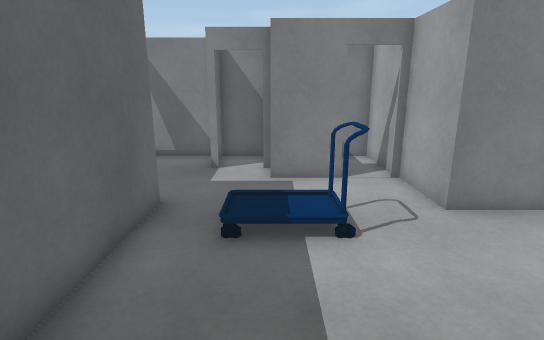
view 1 (above)

12 first-person views from a walk through a Unity game level. The camera is 1.4 m above the floor, tilts 14° down and sees 80° across. The floor is counted in squares, 0.5 m on a side. Each view is taken from the middle of a square. On the plan, view 1 faces up. The plan holds only what a view shows up to about 20 squares ahead; the rest is blank. The place goes on beyond the plan. The player is left out.

view 2
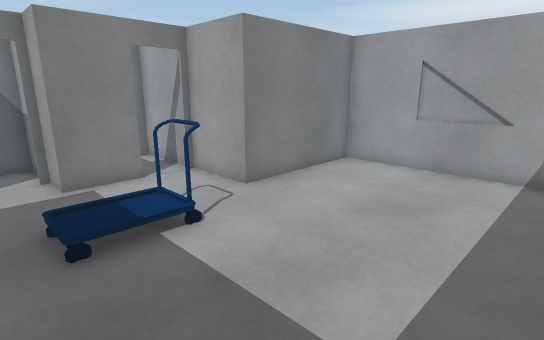

view 3
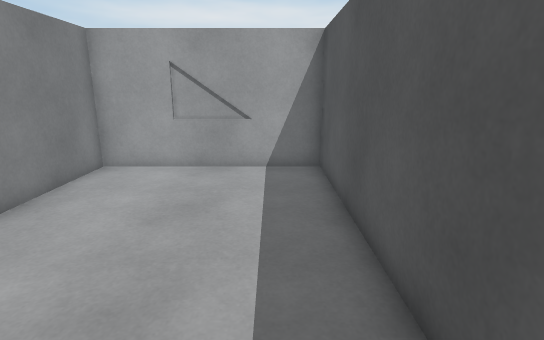

view 4
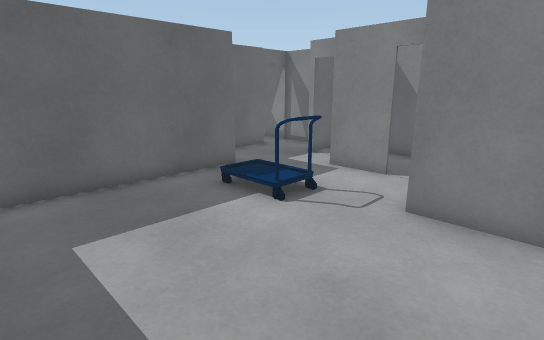

view 5
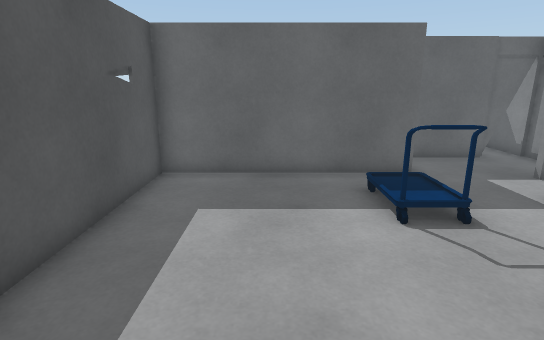

view 6
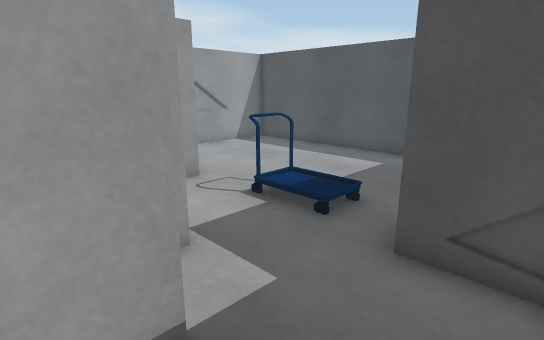

view 7
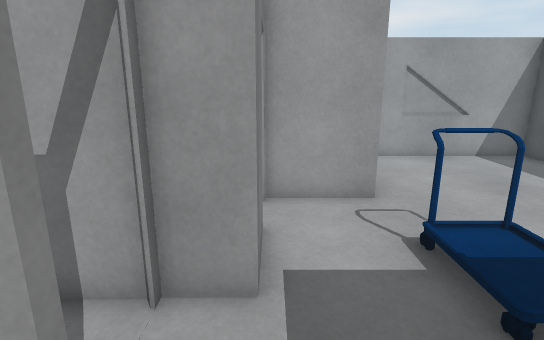

view 8
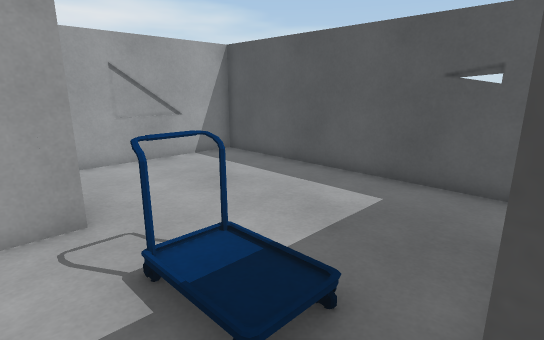

view 9
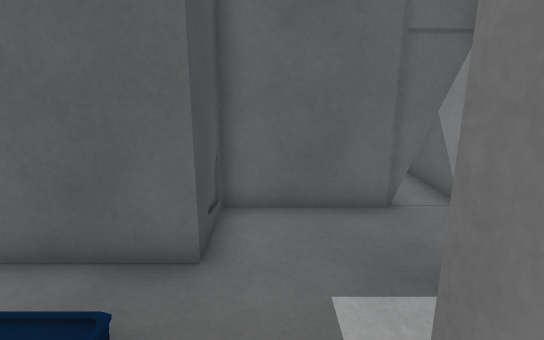

view 10
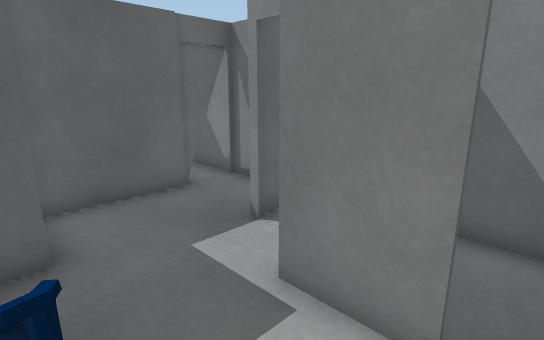

view 11
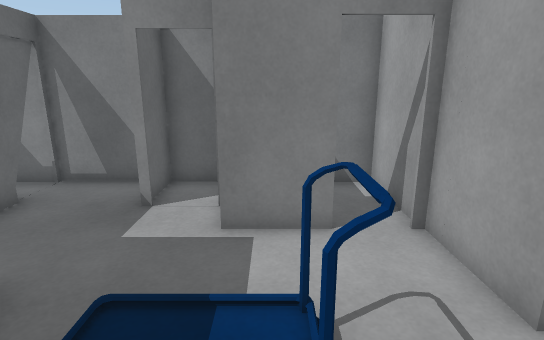

view 12
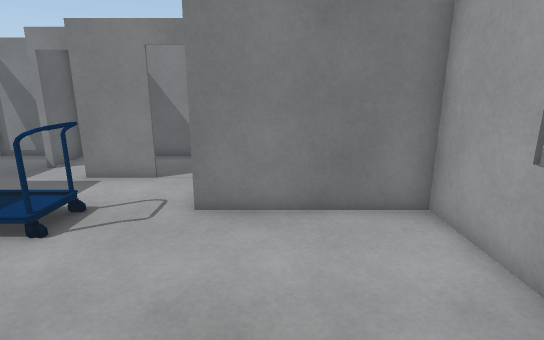

### Floor plan
Key: @ floor where view 1 was taken; # wall or solid block; x gap in a wall; . main floor; : floor 0.25 m higher than the main floor; T trolley.
Columns run from 8 left of view 1 to 10 right of it. Each row starts with its distance up from view 1.
 14 #############
 13  .x...#.#...#
 12   # ..#.# ..#
 11   # ....# ..#
 10    #....###.#
  9    #........#
  8    ###......#
  7      #.:::T.#######
  6      #.:::T.......#
  5      #............#
  4      #............#
  3      #............#
  2      #............#
  1      #............#
  0      #..@.........#
 -1      ##############

Where each view was taken, in squares from view 1:
view 1: 0 up, 0 right, facing up
view 2: 0 up, 2 left, facing up-right
view 3: 1 up, 2 left, facing right
view 4: 0 up, 7 right, facing up-left
view 5: 3 up, 8 right, facing left
view 6: 13 up, 5 left, facing down-right
view 7: 10 up, 4 left, facing right
view 8: 9 up, 3 left, facing down-right
view 9: 9 up, 2 right, facing left
view 10: 7 up, 3 right, facing up-left
view 11: 4 up, 1 right, facing up
view 12: 0 up, 6 right, facing up
